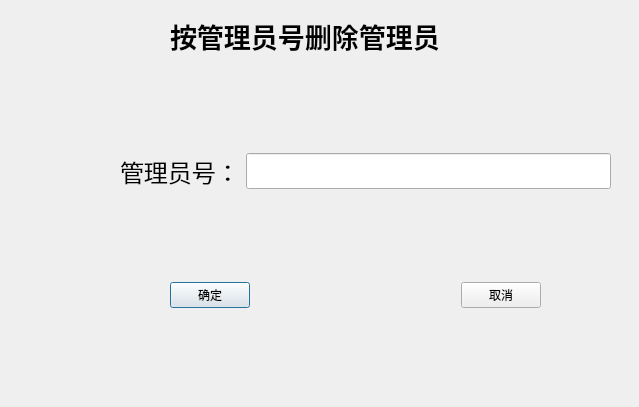
<?xml version="1.0" encoding="UTF-8"?>
<ui version="4.0">
 <class>Dialog</class>
 <widget class="QDialog" name="Dialog">
  <property name="geometry">
   <rect>
    <x>0</x>
    <y>0</y>
    <width>639</width>
    <height>407</height>
   </rect>
  </property>
  <property name="windowTitle">
   <string>Dialog</string>
  </property>
  <widget class="QLabel" name="label">
   <property name="geometry">
    <rect>
     <x>170</x>
     <y>10</y>
     <width>361</width>
     <height>51</height>
    </rect>
   </property>
   <property name="font">
    <font>
     <family>Arial Black</family>
     <pointsize>20</pointsize>
     <weight>75</weight>
     <bold>true</bold>
    </font>
   </property>
   <property name="text">
    <string>按管理员号删除管理员</string>
   </property>
  </widget>
  <widget class="QWidget" name="layoutWidget">
   <property name="geometry">
    <rect>
     <x>120</x>
     <y>150</y>
     <width>491</width>
     <height>43</height>
    </rect>
   </property>
   <layout class="QHBoxLayout" name="horizontalLayout">
    <item>
     <widget class="QLabel" name="label_2">
      <property name="font">
       <font>
        <family>Arial</family>
        <pointsize>18</pointsize>
       </font>
      </property>
      <property name="text">
       <string>管理员号：</string>
      </property>
     </widget>
    </item>
    <item>
     <widget class="QLineEdit" name="lineEdit">
      <property name="font">
       <font>
        <family>Arial</family>
        <pointsize>18</pointsize>
       </font>
      </property>
     </widget>
    </item>
   </layout>
  </widget>
  <widget class="QWidget" name="">
   <property name="geometry">
    <rect>
     <x>170</x>
     <y>280</y>
     <width>371</width>
     <height>30</height>
    </rect>
   </property>
   <layout class="QHBoxLayout" name="horizontalLayout_2">
    <item>
     <widget class="QPushButton" name="pushButton">
      <property name="text">
       <string>确定</string>
      </property>
     </widget>
    </item>
    <item>
     <spacer name="horizontalSpacer">
      <property name="orientation">
       <enum>Qt::Horizontal</enum>
      </property>
      <property name="sizeHint" stdset="0">
       <size>
        <width>40</width>
        <height>20</height>
       </size>
      </property>
     </spacer>
    </item>
    <item>
     <widget class="QPushButton" name="pushButton_2">
      <property name="text">
       <string>取消</string>
      </property>
     </widget>
    </item>
   </layout>
  </widget>
 </widget>
 <resources/>
 <connections/>
</ui>
